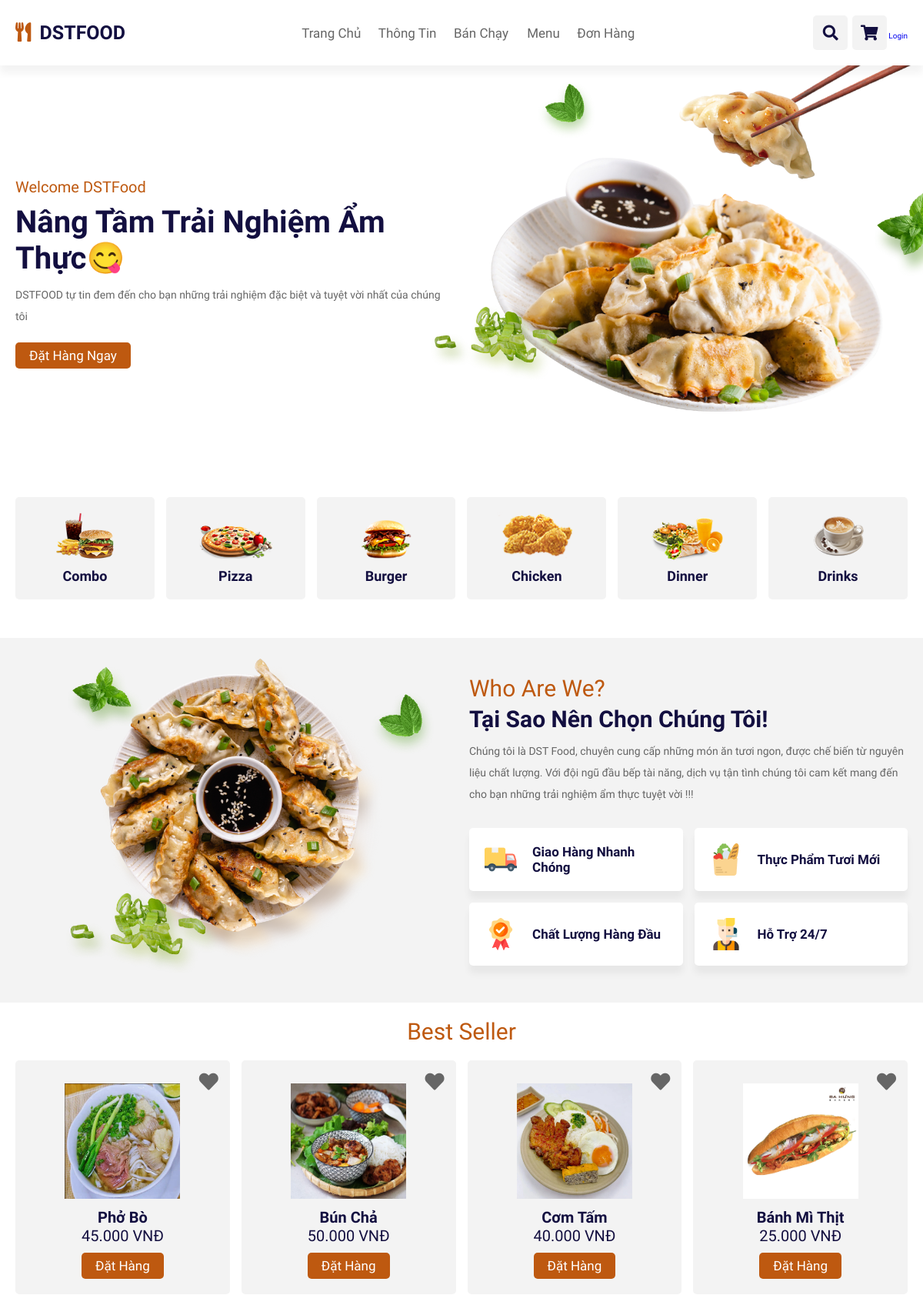
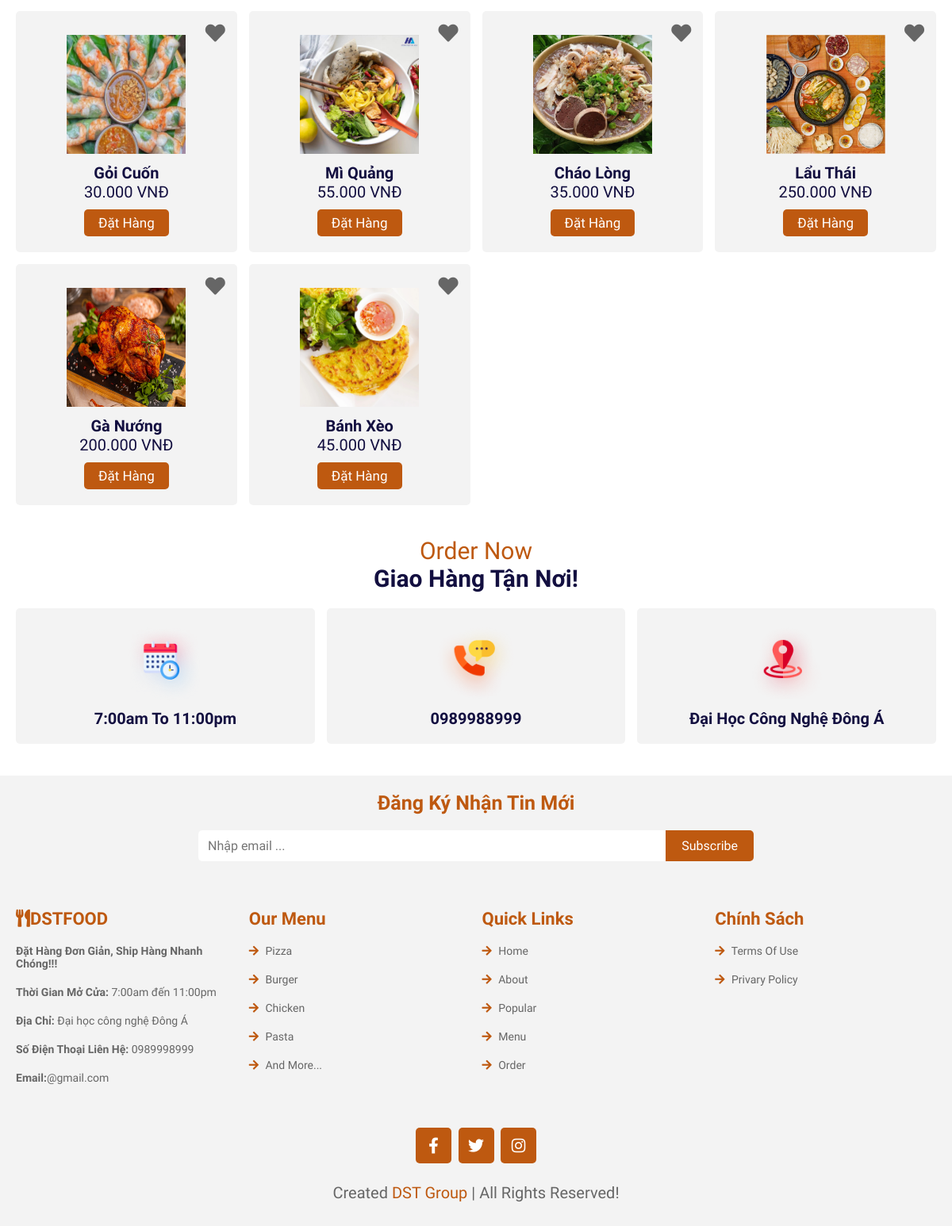
The page / on the database its author committed (2 pictures, top to bottom).
### tables this page shows
CREATE TABLE `thucdon` (
  `maMonAn` varchar(50) NOT NULL,
  `tenMonAn` varchar(100) NOT NULL,
  `hinhAnhMonAn` varchar(100) NOT NULL,
  `loaiMonAn` varchar(100) NOT NULL,
  `buaSangTruaToi` varchar(100) NOT NULL,
  `moTa` text NOT NULL,
  `gia` decimal(19,2) NOT NULL,
  `tinhTrang` varchar(100) NOT NULL,
  `deCuMonAn` tinyint(1) NOT NULL
);

### controllers/ThucDonController.php (called while the page is built, shortened)
<?php
require_once 'models/ThucDonModel.php';
class ThucDonController {
    private $thucDonModel;
    public function __construct($pdo) {
        $this->thucDonModel = new ThucDonModel($pdo);
    }
    public function hienThiDanhSachMonAnTrangChu() {
        $tuKhoa = isset($_GET['search']) ? $_GET['search'] : '';
        if ($tuKhoa) {
            $danhSachMonAn = $this->thucDonModel->timKiemMonAn($tuKhoa);
        } else {
            $danhSachMonAn = $this->thucDonModel->layDanhSachMonAn();
        }
        require_once './views/home.php';
    }
}
?>

### models/ThucDonModel.php (called while the page is built, shortened)
<?php
class ThucDonModel {
    private $pdo;
    public function __construct($pdo) {
        $this->pdo = $pdo;
    }
    public function layDanhSachMonAn() {
        try {
            $stmt = $this->pdo->prepare("SELECT * FROM thucDon");
            $stmt->execute();
            return $stmt->fetchAll(PDO::FETCH_ASSOC);
        } catch (PDOException $e) {
            echo "Lỗi truy vấn: " . $e->getMessage();
            return [];
        }
    }
}
?>

### views/home.php (the view, shortened to what this page needs)
<!DOCTYPE html>
<html lang="en">
<head>
    <link rel="stylesheet" href="https://cdnjs.cloudflare.com/ajax/libs/font-awesome/5.15.4/css/all.min.css">
    <link rel="stylesheet" href="./public/css/style.css">
</head>
<body>
    <header class="header">
        <section class="flex">
            <a href="#" class="logo"> <i class="fas fa-utensils"></i> DSTFOOD </a>
            <nav class="navbar">
                <a href="#home">trang chủ</a>
                <a href="#about">thông tin</a>
                <a href="#popular">Bán chạy </a>
                <a href="#menu">menu</a>
                <a href="#order">đơn hàng</a>
            </nav>
            <div class="icons">
                <div id="search-btn" class="fas fa-search"></div>
                <a href="index.php?controller=giohang&action=hienThiGioHang" style="display: inline-block;"><div id="cart-btn" class="fas fa-shopping-cart" >
                </div></a>
                <?php if (isset($_SESSION['tenDangNhap'])): ?>
                <?php if ($_SESSION['maQuyen'] === 'admin'): ?>
                <a href="admin.php">Trang quản trị</a>
                <?php endif; ?>
                <a href="index.php?controller=login&action=logout">Log out</a>
                <?php else: ?>
                <a href="index.php?controller=login&action=login">Login</a>
                <?php endif; ?>
            </div>
        </section>
    </header>
    <section class="home" id="home">
        <div class="content">
            <span>welcome DSTFood</span>
            <h3>Nâng tầm trải nghiệm ẩm thực😋</h3>
            <p>DSTFOOD tự tin đem đến cho bạn những trải nghiệm đặc biệt và tuyệt vời nhất của chúng tôi</p>
            <a href="#" class="btn">đặt hàng ngay</a>
        </div>
        <div class="image">
            <img src="./public/image/home-img.png" alt="" class="home-img">
            <img src="./public/image/home-parallax-img.png" alt="" class="home-parallax-img">
        </div>
    </section>
    <section class="category">
        <a href="#" class="box">
            <img src="./public/image/cat-1.png" alt="">
            <h3>combo</h3>
        </a>
        <a href="#" class="box">
            <img src="./public/image/cat-2.png" alt="">
            <h3>pizza</h3>
        </a>
        <a href="#" class="box">
            <img src="./public/image/cat-3.png" alt="">
            <h3>burger</h3>
        </a>
        <a href="#" class="box">
            <img src="./public/image/cat-4.png" alt="">
            <h3>chicken</h3>
        </a>
        <a href="#" class="box">
            <img src="./public/image/cat-5.png" alt="">
            <h3>dinner</h3>
        </a>
        <a href="#" class="box">
            <img src="./public/image/cat-6.png" alt="">
            <h3>Drinks</h3>
        </a>
    </section>
    <div class="about" id="about">
        <section class="flex">
            <div class="image">
                <img src="./public/image/about-img.png" alt="">
            </div>
            <div class="content">
                <span>Who are we?</span>
                <h3 class="title">Tại sao nên chọn chúng tôi!</h3>
                <p>Chúng tôi là DST Food, chuyên cung cấp những món ăn tươi ngon, được chế biến từ nguyên liệu chất
                    lượng. Với đội ngũ đầu bếp tài năng, dịch vụ tận tình chúng tôi cam kết mang đến cho bạn những trải
                    nghiệm ẩm thực tuyệt vời !!!</p>
                <div class="icons-container">
                    <div class="icons">
                        <img src="./public/image/serv-1.png" alt="">
                        <h3>Giao hàng nhanh chóng</h3>
                    </div>
                    <div class="icons">
                        <img src="./public/image/serv-2.png" alt="">
                        <h3>Thực phẩm tươi mới</h3>
                    </div>
                    <div class="icons">
                        <img src="./public/image/serv-3.png" alt="">
                        <h3>Chất lượng hàng đầu</h3>
                    </div>
                    <div class="icons">
                        <img src="./public/image/serv-4.png" alt="">
                        <h3>Hỗ trợ 24/7</h3>
                    </div>
                </div>
            </div>
        </section>
    </div>
    <section class="popular" id="popular">
        <div class="heading">
            <span>Best seller</span>
        </div>
        <?php if (!empty($danhSachMonAn)): ?>
        <div class="box-container">
            <?php foreach ($danhSachMonAn as $monAn): ?>
            <div class="box">
                <a href="#" class="fas fa-heart"></a>
                <div class="image">
                    <img src="<?php echo $monAn['hinhAnhMonAn']; ?>" alt="<?php echo $monAn['tenMonAn']; ?>">
                </div>
                <div class="content">
                    <h3><?php echo $monAn['tenMonAn']; ?></h3>
                    <div class="price"><?php echo number_format($monAn['gia'], 0, ',', '.'); ?> VNĐ</div>
                    <a href="#" class="btn">đặt hàng</a>
                </div>
            </div>
            <?php endforeach; ?>
            <?php else: ?>
            <p>Không có món ăn nào trong thực đơn.</p>
            <?php endif; ?>
        </div>
    </section>
    <section class="order" id="order">
        <div class="heading">
            <span>order now</span>
            <h3>giao hàng tận nơi!</h3>
        </div>
        <div class="icons-container">
            <div class="icons">
                <img src="./public/image/icon-1.png" alt="">
                <h3>7:00am to 11:00pm</h3>
            </div>
            <div class="icons">
                <img src="./public/image/icon-2.png" alt="">
                <h3>0989988999</h3>
            </div>
            <div class="icons">
                <img src="./public/image/icon-3.png" alt="">
                <h3>Đại học công nghệ đông á</h3>
            </div>
        </div>
    </section>
    <footer class="footer">
        <section class="newsletter">
            <h3>Đăng ký nhận tin mới</h3>
            <form action="">
                <input type="email" name="" placeholder="Nhập email ..." id="">
                <input type="submit" value="subscribe">
            </form>
        </section>
        <section class="box-container">
            <div class="box">
                <h3><i class="fas fa-utensils"></i>DSTFOOD</h3>
                <p><b>Đặt hàng đơn giản, ship hàng nhanh chóng!!!</b></p>
                <p><b>Thời gian mở cửa:</b> 7:00am đến 11:00pm</p>
                <p><b>Địa chỉ:</b> Đại học công nghệ Đông Á</p>
                <p><b>Số điện thoại liên hệ:</b> 0989998999</p>
                <p><b>Email:</b>@gmail.com</p>
            </div>
            <div class="box">
                <h3>our menu</h3>
                <a href="#"><i class="fas fa-arrow-right"></i> pizza</a>
                <a href="#"><i class="fas fa-arrow-right"></i> burger</a>
                <a href="#"><i class="fas fa-arrow-right"></i> chicken</a>
                <a href="#"><i class="fas fa-arrow-right"></i> pasta</a>
                <a href="#"><i class="fas fa-arrow-right"></i> and more...</a>
            </div>
            <div class="box">
                <h3>quick links</h3>
                <a href="#home"> <i class="fas fa-arrow-right"></i> home</a>
                <a href="#about"> <i class="fas fa-arrow-right"></i> about</a>
                <a href="#popular"> <i class="fas fa-arrow-right"></i> popular</a>
                <a href="#menu"> <i class="fas fa-arrow-right"></i> menu</a>
                <a href="#order"> <i class="fas fa-arrow-right"></i> order</a>
            </div>
            <div class="box">
                <h3>Chính sách</h3>
                <a href="#"> <i class="fas fa-arrow-right"></i> terms of use</a>
                <a href="#"> <i class="fas fa-arrow-right"></i> privary policy</a>
            </div>
        </section>
        <section class="bottom">
            <div class="share">
                <a href="#" class="fab fa-facebook-f"></a>
                <a href="#" class="fab fa-twitter"></a>
                <a href="#" class="fab fa-instagram"></a>
            </div>
            <div class="credit"> created <span>DST Group</span> | all rights reserved! </div>
        </section>
    </footer>
</body>
</html>

### rows shown on the page
thucdon: hinhAnhMonAn (picture), tenMonAn "Phở Bò", gia "45.000"
thucdon: hinhAnhMonAn (picture), tenMonAn "Bún Chả", gia "50.000"
thucdon: hinhAnhMonAn (picture), tenMonAn "Cơm Tấm", gia "40.000"
thucdon: hinhAnhMonAn (picture), tenMonAn "Bánh Mì Thịt", gia "25.000"
thucdon: hinhAnhMonAn (picture), tenMonAn "Gỏi Cuốn", gia "30.000"
thucdon: hinhAnhMonAn (picture), tenMonAn "Mì Quảng", gia "55.000"
thucdon: hinhAnhMonAn (picture), tenMonAn "Cháo Lòng", gia "35.000"
thucdon: hinhAnhMonAn (picture), tenMonAn "Lẩu Thái", gia "250.000"
thucdon: hinhAnhMonAn (picture), tenMonAn "Gà Nướng", gia "200.000"
thucdon: hinhAnhMonAn (picture), tenMonAn "Bánh Xèo", gia "45.000"
